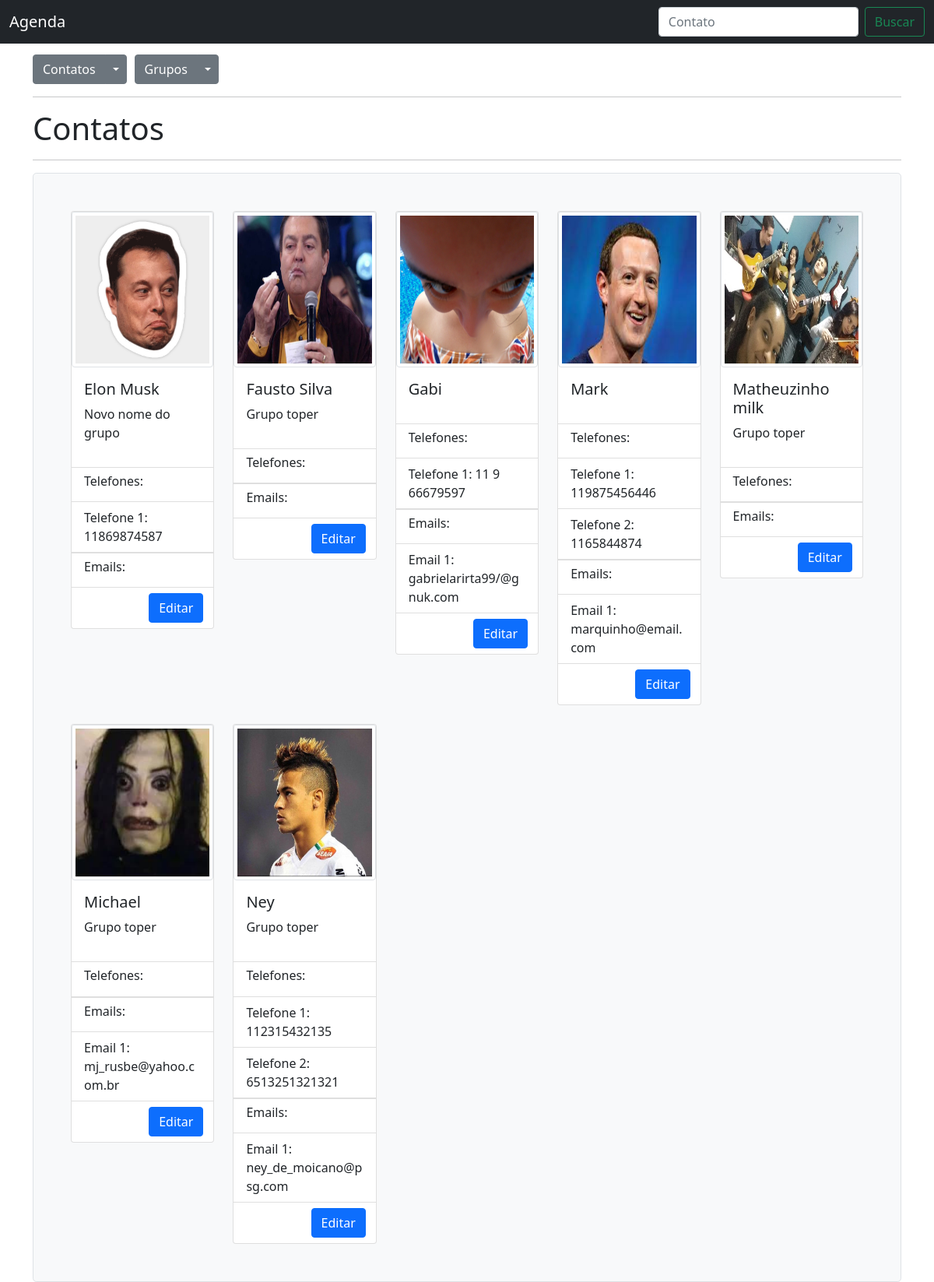
The page / on the database its author committed.
### contatos/models.py (models this page shows)
class Contato(models.Model):
    nome = models.CharField(max_length=50, unique=True)
    avatar = models.ImageField(upload_to='avatares/', null=True, blank=True)
    grupos = models.ManyToManyField(Grupo)
    class Meta:
        ordering = ['nome']

class Grupo(models.Model):
    nome = models.CharField(max_length=50, unique=True)
    descricao = models.CharField(max_length=280, null=True, blank=True)

class Telefone(models.Model):
    numero = models.CharField(max_length=14)
    contato = models.ForeignKey(Contato, on_delete=models.CASCADE)

class Email(models.Model):
    endereco = models.EmailField(max_length=255)
    contato = models.ForeignKey(Contato, on_delete=models.CASCADE)

### contatos/views.py (the view)
# urls.py: path('', views.contatos_list_view, name='contatos_list_view'),
def contatos_list_view(request, grupo_id=None):
    grupo = None
    busca = None
    if grupo_id:
        grupo = get_object_or_404(Grupo, id=grupo_id)
        contatos = grupo.contato_set.all()
    elif request.POST.get('busca'):
        busca = request.POST.get('busca')
        contatos = Contato.objects.filter(nome__contains=busca)
    else:
        contatos = Contato.objects.all()
    return render(request, 'contatos/contatos_list.html', {'contatos':contatos, 'grupo':grupo, 'busca':busca})

### contatos/templates/contatos/contatos_list.html (shortened to what this page needs)
{% extends 'base.html' %}
{% load static %}
{% block content %}
  {% if grupo %}
    <h1>Contatos de <a href="{% url 'editar_grupo' grupo.id %}">{{ grupo.nome }}</a></h1>
    <h5>Ver <a href="{% url 'grupos_list' %}">todos os grupos</a></h5>
    <h5>Ver <a href="{% url 'contatos_list_view' %}">todos os contatos</a></h5>
  {% else %}
    {% if busca %}
      <h1>Busca: {{ busca }}</h1>
      <h5>Ver <a href="{% url 'contatos_list_view' %}">todos os contatos</a></h5>
    {% else %}
      <h1>Contatos</h1>
    {% endif %}
  {% endif %}
  <hr>
  <div class="h-100 p-5 bg-light border rounded-3">
    <div class="row row-cols-1 row-cols-sm-2 row-cols-md-3 row-cols-lg-4 row-cols-xl-5 g-4">
      {% for contato in contatos %}
        <div class="col">
          <div class="card">
            {% if contato.avatar %}
              <img style="height:200px" src="{{ contato.avatar.url }}" class="card-img-top img-thumbnail" alt="...">
            {% else %}
              TESTE
              <img style="height:200px" src="{% static 'fotos/iconfinder_user_account_profile_5402435.png' %}" class="card-img-top img-thumbnail" alt="...">
            {% endif %}
            <div class="card-body">
              <h5 class="card-title">{{ contato.nome }}</h5>
              <p>
                {% for grupo in contato.grupos.all %}
                  {{ grupo.nome }}
                {% endfor %}
              </p>
            </div>
            <ul class="list-group list-group-flush">
              <li class="list-group-item"><h6 class="card-title">Telefones:</h6></li>
              {% for tel in contato.telefone_set.all %}
                <li class="list-group-item">Telefone {{ forloop.counter }}: {{ tel.numero }}</li>
              {% endfor %}
            </ul>
            <ul class="list-group list-group-flush">
              <li class="list-group-item"><h6 class="card-title">Emails:</h6></li>
              {% for email in contato.email_set.all %}
                <li class="list-group-item">Email {{ forloop.counter }}: {{ email.endereco }}</li>
              {% endfor %}
            </ul>
            <li class="btn btn-primarylist-group-item text-end "><a class="btn btn-primary" href="{% url 'editar_contato' contato.id %}">Editar</a></li>
          </div>
        </div>
      {% empty %}
        {% if grupo %}
          <h2>Não há nenhum contato associado com o grupo.</h2>
        {% else %}
          <h2>Não há contatos cadastrados</h2>
        {% endif %}
      {% endfor %}
    </div>
  </div>
{% endblock %}

### contatos/templates/base.html (shortened to what this page needs)
<!doctype html>
<html lang="en">
  <head>
    <link href="https://cdn.jsdelivr.net/npm/bootstrap@5.0.0-beta3/dist/css/bootstrap.min.css" rel="stylesheet">
  </head>
  <body style="padding-top:70px">
    <nav class="navbar fixed-top navbar-dark bg-dark">
      <div class="container-fluid">
        <a class="navbar-brand" href="{% url 'contatos_list_view' %}">Agenda</a>
        <div class="navbar-nav" id="navbarSupportedContent">
          <form action="{% url 'contatos_list_view' %}" class="d-flex" method="post">
            <input class="form-control me-2" name='busca' type="search" placeholder="Contato">
            <button class="btn btn-outline-success" type="submit">Buscar</button>
          </form>
        </div>
      </div>
    </nav>
    <div class="container">
      <div class="d-flex">
        <div class="btn-group" style="margin-right:10px">
          <a class="btn btn-secondary" href="{% url 'contatos_list_view' %}">Contatos</a>
          <button type="button" class="btn btn-secondary dropdown-toggle dropdown-toggle-split" id="dropdownMenuReference" data-bs-toggle="dropdown" aria-expanded="false" data-bs-reference="parent">
          </button>
        </div>
        <div class="btn-group">
          <a class="btn btn-secondary" href="{% url 'grupos_list' %}">Grupos</a>
          <button type="button" class="btn btn-secondary dropdown-toggle dropdown-toggle-split" id="dropdownMenuReference" data-bs-toggle="dropdown" aria-expanded="false" data-bs-reference="parent">
          </button>
        </div>
      </div>
      <hr>
      {% block content %}
      {% endblock %}
    </div>
  </body>
</html>

### rows shown on the page
Contato: avatar (picture), nome "Elon Musk"
Grupo: nome "Novo nome do grupo"
Telefone: numero "11869874587"
Contato: avatar (picture), nome "Fausto Silva"
Grupo: nome "Grupo toper"
Contato: avatar (picture), nome "Gabi"
Telefone: numero "11 9 66679597"
Email: endereco "gabrielarirta99/@gnuk.com"
Contato: avatar (picture), nome "Mark"
Telefone: numero "119875456446"
Telefone: numero "1165844874"
Email: endereco "marquinho@email.com"
Contato: avatar (picture), nome "Matheuzinho milk"
Contato: avatar (picture), nome "Michael"
Email: endereco "mj_rusbe@yahoo.com.br"
Contato: avatar (picture), nome "Ney"
Telefone: numero "112315432135"
Telefone: numero "6513251321321"
Email: endereco "ney_de_moicano@psg.com"
